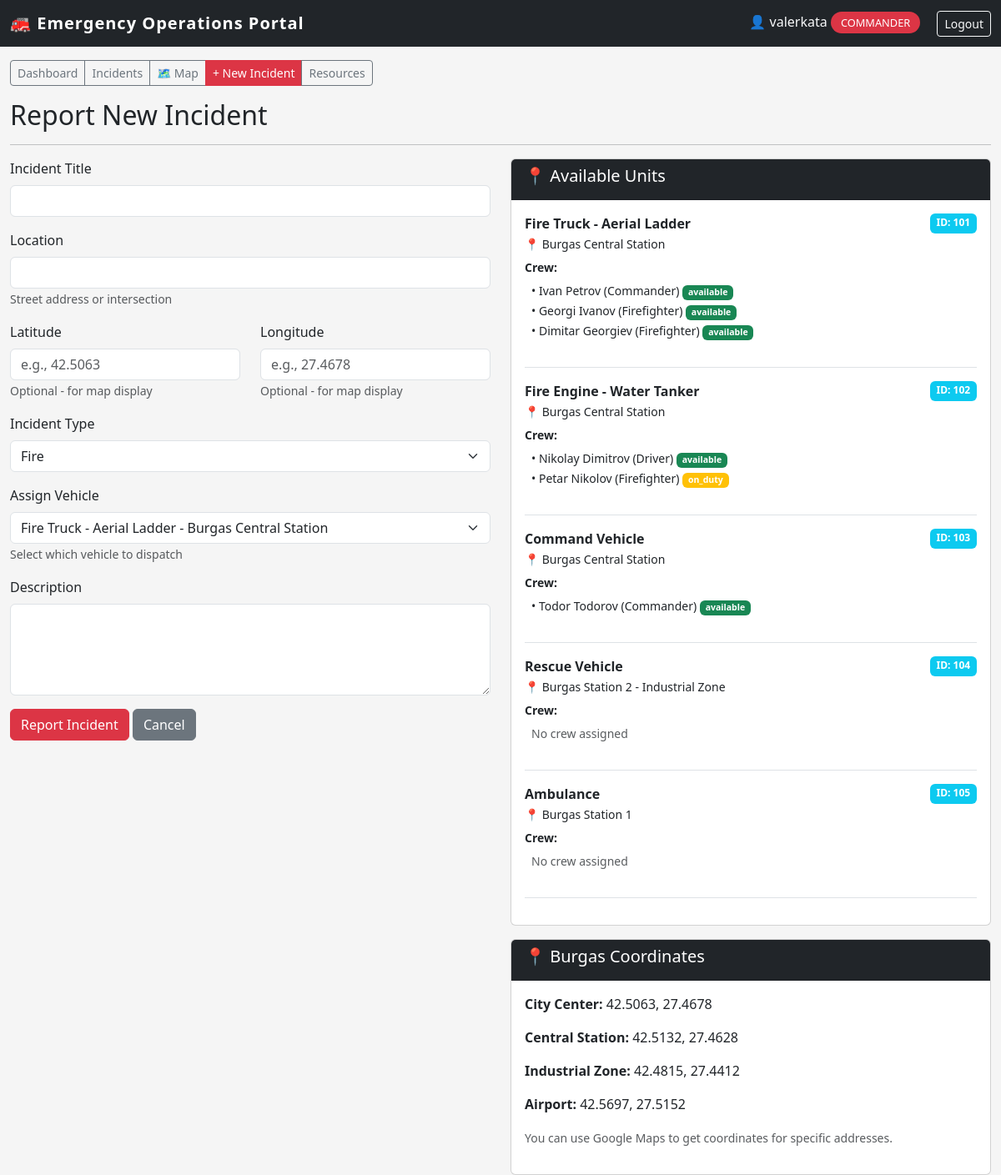
The page /staff/report_incident (signed in) on the database its author committed.
### app.py (models this page shows)
class Vehicle(db.Model):
    id = db.Column(db.Integer, primary_key=True)
    type = db.Column(db.String(50))
    location = db.Column(db.String(200))
    firefighters = db.relationship('Firefighter', backref='assigned_vehicle', lazy=True)

class Firefighter(db.Model):
    id = db.Column(db.Integer, primary_key=True)
    name = db.Column(db.String(100), nullable=False)
    rank = db.Column(db.String(50))
    status = db.Column(db.String(20), default='available')
    vehicle_id = db.Column(db.Integer, db.ForeignKey('vehicle.id'), nullable=True)

### app.py (the view, shortened to what this page needs)
@app.route('/staff/report_incident', methods=['GET', 'POST'])
@login_required
@role_required('dispatcher', 'commander')
def staff_report_incident():
    form = IncidentForm()
    vehicles = Vehicle.query.all()
    form.vehicle_id.choices = [(v.id, f"{v.type} - {v.location}") for v in vehicles]
    if not form.vehicle_id.choices:
        form.vehicle_id.choices = [(0, 'No vehicles available - Import data first!')]
    return render_template('staff/report_incident.html', form=form, vehicles=vehicles)

### app.py
class IncidentForm(FlaskForm):
    title = StringField('Incident Title', validators=[DataRequired()])
    location = StringField('Location', validators=[DataRequired()])
    latitude = StringField('Latitude', validators=[Optional()])  # Add this
    longitude = StringField('Longitude', validators=[Optional()])  # Add this
    incident_type = SelectField('Incident Type',
                                choices=[('fire', 'Fire'),
                                         ('rescue', 'Rescue'),
                                         ('accident', 'Car Accident'),
                                         ('hazmat', 'Hazardous Materials'),
                                         ('other', 'Other')],
                                validators=[DataRequired()])
    description = TextAreaField('Description', validators=[DataRequired()])
    vehicle_id = SelectField('Assign Vehicle', coerce=int, validators=[DataRequired()])
    submit = SubmitField('Report Incident')

### app.py (called while the page is built)
def login_required(f):
    @wraps(f)
    def decorated_function(*args, **kwargs):
        if not session.get('logged_in'):
            flash('Please login to access the staff portal.', 'warning')
            return redirect(url_for('staff_login'))
        return f(*args, **kwargs)
    return decorated_function

def role_required(*roles):
    def decorator(f):
        @wraps(f)
        def decorated_function(*args, **kwargs):
            if not session.get('logged_in'):
                flash('Please login to access the staff portal.', 'warning')
                return redirect(url_for('staff_login'))
            if session.get('user_role') not in roles:
                flash('Unauthorized access. This incident has been logged.', 'danger')
                return redirect(url_for('staff_dashboard'))
            return f(*args, **kwargs)
        return decorated_function
    return decorator

### templates/staff/report_incident.html (shortened to what this page needs)
{% extends "staff/base.html" %}
{% block content %}
<h2>Report New Incident</h2>
<hr>
<div class="row">
    <div class="col-md-6">
        <form method="POST">
            <div class="mb-3">
                {{ form.title.label(class="form-label") }}
                {{ form.title(class="form-control") }}
            </div>
            <div class="mb-3">
                {{ form.location.label(class="form-label") }}
                {{ form.location(class="form-control") }}
                <small class="text-muted">Street address or intersection</small>
            </div>
            <div class="row">
                <div class="col-md-6">
                    <div class="mb-3">
                        {{ form.latitude.label(class="form-label") }}
                        {{ form.latitude(class="form-control", placeholder="e.g., 42.5063") }}
                        <small class="text-muted">Optional - for map display</small>
                    </div>
                </div>
                <div class="col-md-6">
                    <div class="mb-3">
                        {{ form.longitude.label(class="form-label") }}
                        {{ form.longitude(class="form-control", placeholder="e.g., 27.4678") }}
                        <small class="text-muted">Optional - for map display</small>
                    </div>
                </div>
            </div>
            <div class="mb-3">
                {{ form.incident_type.label(class="form-label") }}
                {{ form.incident_type(class="form-select") }}
            </div>
            <div class="mb-3">
                {{ form.vehicle_id.label(class="form-label") }}
                {{ form.vehicle_id(class="form-select") }}
                <small class="text-muted">Select which vehicle to dispatch</small>
            </div>
            <div class="mb-3">
                {{ form.description.label(class="form-label") }}
                {{ form.description(class="form-control", rows=4) }}
            </div>
            <div class="mb-3">
                {{ form.submit(class="btn btn-danger") }}
                <a href="{{ url_for('staff_incidents') }}" class="btn btn-secondary">Cancel</a>
            </div>
        </form>
    </div>
    <div class="col-md-6">
        <div class="card mb-3">
            <div class="card-header bg-dark text-white">
                <h5>📍 Available Units</h5>
            </div>
            <div class="card-body">
                {% if vehicles %}
                    {% for vehicle in vehicles %}
                    <div class="border-bottom mb-3 pb-3">
                        <div class="d-flex justify-content-between">
                            <strong>{{ vehicle.type }}</strong>
                            <span class="badge bg-info">ID: {{ vehicle.id }}</span>
                        </div>
                        <p class="mb-1"><small>📍 {{ vehicle.location }}</small></p>
                        <p class="mb-1"><small><strong>Crew:</strong></small></p>
                        {% if vehicle.firefighters %}
                            <ul class="list-unstyled ms-2">
                                {% for f in vehicle.firefighters %}
                                    <li><small>• {{ f.name }} ({{ f.rank }})
                                        <span class="badge {% if f.status == 'available' %}bg-success{% else %}bg-warning{% endif %}">
                                            {{ f.status }}
                                        </span>
                                    </small></li>
                                {% endfor %}
                            </ul>
                        {% else %}
                            <p class="text-muted ms-2"><small>No crew assigned</small></p>
                        {% endif %}
                    </div>
                    {% endfor %}
                {% else %}
                    <p class="text-muted">No vehicles available. <a href="{{ url_for('staff_import_data') }}">Import data first</a>.</p>
                {% endif %}
            </div>
        </div>
        <div class="card">
            <div class="card-header bg-dark text-white">
                <h5>📍 Burgas Coordinates</h5>
            </div>
            <div class="card-body">
                <p><strong>City Center:</strong> 42.5063, 27.4678</p>
                <p><strong>Central Station:</strong> 42.5132, 27.4628</p>
                <p><strong>Industrial Zone:</strong> 42.4815, 27.4412</p>
                <p><strong>Airport:</strong> 42.5697, 27.5152</p>
                <p><small class="text-muted">You can use Google Maps to get coordinates for specific addresses.</small></p>
            </div>
        </div>
    </div>
</div>
{% endblock %}

### templates/staff/base.html (shortened to what this page needs)
<!DOCTYPE html>
<html lang="en">
<head>
    <link href="https://cdn.jsdelivr.net/npm/bootstrap@5.3.0/dist/css/bootstrap.min.css" rel="stylesheet">
</head>
<body>
    <nav class="navbar navbar-dark bg-dark">
        <div class="container-fluid">
            <a class="navbar-brand" href="{{ url_for('staff_dashboard') }}">
                🚒 Emergency Operations Portal
            </a>
            <div>
                {% if session.logged_in %}
                    <span class="text-light me-3">
                        👤 {{ session.user_name }}
                        <span class="role-badge">{{ session.user_role }}</span>
                    </span>
                    <a href="{{ url_for('staff_logout') }}" class="btn btn-outline-light btn-sm">Logout</a>
                {% endif %}
            </div>
        </div>
    </nav>
    <div class="container-fluid mt-3">
        {% if session.logged_in and session.user_role in ['dispatcher', 'commander'] %}
<div class="row mb-3">
    <div class="col">
        <div class="btn-group">
            <a href="{{ url_for('dispatcher_dashboard') }}" class="btn btn-outline-secondary btn-sm">Dashboard</a>
            <a href="{{ url_for('staff_incidents') }}" class="btn btn-outline-secondary btn-sm">Incidents</a>
            <a href="{{ url_for('incident_map') }}" class="btn btn-outline-secondary btn-sm">🗺️ Map</a>
            <a href="{{ url_for('staff_report_incident') }}" class="btn btn-danger btn-sm">+ New Incident</a>
            <a href="{{ url_for('staff_firefighters') }}" class="btn btn-outline-secondary btn-sm">Resources</a>
        </div>
    </div>
</div>
{% endif %}
        <div class="row">
            <div class="col">
                {% block content %}{% endblock %}
            </div>
        </div>
    </div>
</body>
</html>

### templates/staff/base.html (style rules this page uses)
body { background: #f5f5f5; }
.navbar-brand { font-weight: bold; letter-spacing: 1px; }
.role-badge { background: #dc3545; color: white; padding: 4px 12px; border-radius: 20px; font-size: 0.8rem; text-transform: uppercase; }

### rows shown on the page
Vehicle: type "Fire Truck - Aerial Ladder", id "101", location "Burgas Central Station"
Firefighter: name "Ivan Petrov", rank "Commander", status "available"
Firefighter: name "Georgi Ivanov", rank "Firefighter", status "available"
Firefighter: name "Dimitar Georgiev", rank "Firefighter", status "available"
Vehicle: type "Fire Engine - Water Tanker", id "102", location "Burgas Central Station"
Firefighter: name "Nikolay Dimitrov", rank "Driver", status "available"
Firefighter: name "Petar Nikolov", rank "Firefighter", status "on_duty"
Vehicle: type "Command Vehicle", id "103", location "Burgas Central Station"
Firefighter: name "Todor Todorov", rank "Commander", status "available"
Vehicle: type "Rescue Vehicle", id "104", location "Burgas Station 2 - Industrial Zone", shows "No crew assigned"
Vehicle: type "Ambulance", id "105", location "Burgas Station 1", shows "No crew assigned"

### other values the page prints
{{ session.user_name }} "valerkata"
{{ session.user_role }} "COMMANDER"
